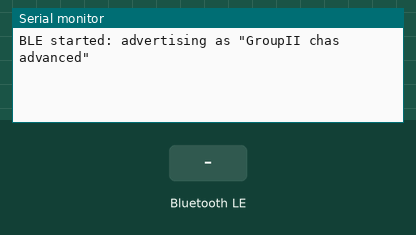
A sketch run on a simulated ESP32-S3. On the bench: the last lines printed to the serial monitor. The inputs (shaded band) are chosen by the test bench. Nothing arrives over Bluetooth unless stated; a phone connects over Bluetooth LE 3 s after start.

Above: at 1.3 s.
1.4 s: Bluetooth LE write "1" received
At 2.6 s:
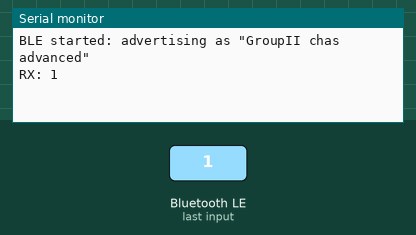
2.9 s: Bluetooth LE write "0" received
At 3.7 s:
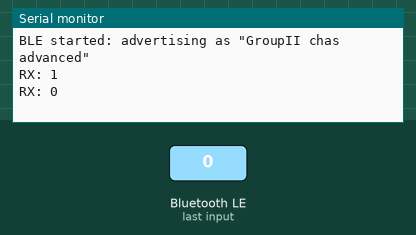
4.4 s: Bluetooth LE write "2" received
At 4.9 s:
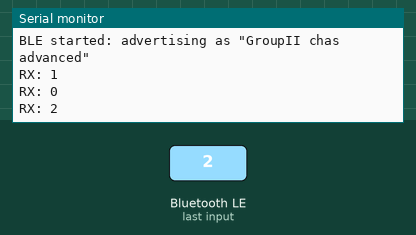

The sketch:

sketch.ino
```cpp
/*
 * ESP32 (incl. S3) — Classic BLE Arduino
 * - Advertises "GroupII chas advanced"
 * - Nordic UART-style service
 */

#include <Arduino.h>
#include <BLEDevice.h>
#include <BLEServer.h>
#include <BLEUtils.h>
#include <BLE2902.h>

#define DEVICE_NAME "GroupII chas advanced"

// UUIDs (Nordic UART style)
static BLEUUID SERVICE_UUID("6E400001-B5A3-F393-E0A9-E50E24DCCA9E");
static BLEUUID RX_UUID     ("6E400002-B5A3-F393-E0A9-E50E24DCCA9E"); // central -> ESP32 (write)
static BLEUUID TX_UUID     ("6E400003-B5A3-F393-E0A9-E50E24DCCA9E"); // ESP32 -> central (notify/read)

BLEServer* pServer = nullptr;
BLECharacteristic* pTxChar = nullptr;
volatile bool deviceConnected = false;
uint32_t lastNotify = 0;
const uint32_t notifyEveryMs = 1000;

class ServerCallbacks : public BLEServerCallbacks {
  void onConnect(BLEServer* /*server*/) override {
    deviceConnected = true;
  }
  void onDisconnect(BLEServer* server) override {
    deviceConnected = false;
    server->getAdvertising()->start(); // keep advertising after disconnect
  }
};

class RxCallbacks : public BLECharacteristicCallbacks {
  void onWrite(BLECharacteristic* chr) override {
    String s = chr->getValue();   // Arduino String
    if (!s.length()) return;

    Serial.print("RX: ");
    Serial.println(s);

    // Echo back to TX (safe overloads)
    if (pTxChar) {
      pTxChar->setValue(s.c_str());   // use const char* overload
      pTxChar->notify();
    }
  }
};

void setup() {
  Serial.begin(115200);
  delay(100);

  BLEDevice::init(DEVICE_NAME);

  // Optional TX power (adjust if needed)
  #ifdef ESP_PWR_LVL_P9
    BLEDevice::setPower(ESP_PWR_LVL_P9);
  #endif

  pServer = BLEDevice::createServer();
  pServer->setCallbacks(new ServerCallbacks());

  BLEService* pService = pServer->createService(SERVICE_UUID);

  // TX: Notify + Read
  pTxChar = pService->createCharacteristic(
    TX_UUID,
    BLECharacteristic::PROPERTY_NOTIFY | BLECharacteristic::PROPERTY_READ
  );
  pTxChar->addDescriptor(new BLE2902()); // CCCD for notifications

  // RX: Write + Write No Response
  BLECharacteristic* pRxChar = pService->createCharacteristic(
    RX_UUID,
    BLECharacteristic::PROPERTY_WRITE | BLECharacteristic::PROPERTY_WRITE_NR
  );
  pRxChar->setCallbacks(new RxCallbacks());

  pService->start();

  BLEAdvertising* pAdv = pServer->getAdvertising();
  pAdv->addServiceUUID(SERVICE_UUID);
  pAdv->setScanResponse(true);
  pAdv->start();

  Serial.println("BLE started: advertising as \"GroupII chas advanced\"");
}

void loop() {
  // Optional: periodic notify with uptime
  uint32_t now = millis();
  if (deviceConnected && (now - lastNotify >= notifyEveryMs)) {
    lastNotify = now;
    char buf[48];
    snprintf(buf, sizeof(buf), "uptime_ms=%lu", (unsigned long)now);
    pTxChar->setValue(buf);  // const char* overload
    pTxChar->notify();
  }
  delay(10);
}
```

Measured:
- after the input at 1.4 s, the serial monitor: prints a new line after 0.05 s (image 1)
- after the input at 2.9 s, the serial monitor: prints a new line after 0.05 s (image 2)
- after the input at 4.4 s, the serial monitor: prints a new line after 0.05 s (image 3)
